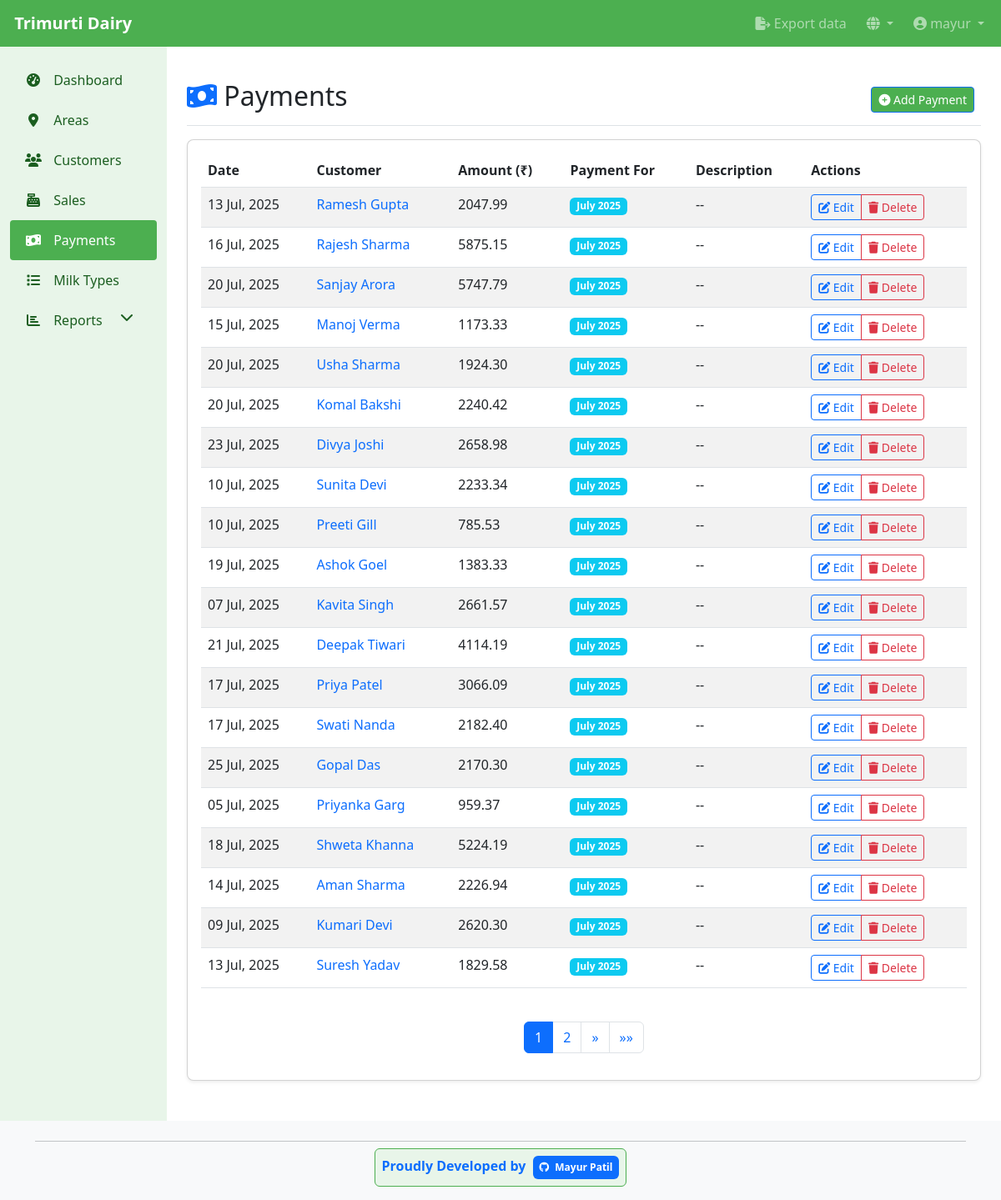
Page /en/dairy/payments/ (signed in) on the committed database.
### dairy_app/models.py (models this page shows, shortened)
class Payment(models.Model):
    user = models.ForeignKey(User, on_delete=models.CASCADE, related_name='payments')
    customer = models.ForeignKey(Customer, on_delete=models.CASCADE, related_name='payments')
    date = models.DateField(default=timezone.now)
    amount = models.DecimalField(max_digits=10, decimal_places=2)
    description = models.CharField(max_length=255, blank=True, null=True)
    payment_for_month = models.IntegerField(null=True, blank=True,
                                           help_text=_('Month number (1-12) this payment is for'))
    payment_for_year = models.IntegerField(null=True, blank=True,
                                          help_text=_('Year this payment is for'))
    created_at = models.DateTimeField(auto_now_add=True)
    updated_at = models.DateTimeField(auto_now=True)
    class Meta:
        ordering = ['-date']

class Customer(models.Model):
    user = models.ForeignKey(User, on_delete=models.CASCADE, related_name='customers')
    name = models.CharField(max_length=200)
    address = models.TextField(blank=True, null=True)
    phone = models.CharField(max_length=20, blank=True, null=True)
    milk_types = models.ManyToManyField(MilkType, related_name='customers')
    area = models.ForeignKey(Area, on_delete=models.SET_NULL, null=True, blank=True, related_name='customers')
    date_joined = models.DateTimeField(auto_now_add=True)
    class Meta:
        ordering = ['name']

### dairy_app/views.py (the view)
# urls.py: path('payments/', views.PaymentListView.as_view(), name='payment_list'),
class PaymentListView(LoginRequiredMixin, ListView):
    model = Payment
    template_name = 'dairy_app/payment_list.html'
    context_object_name = 'payments'
    paginate_by = 20
    def get_queryset(self):
        return Payment.objects.all().order_by('-created_at')

### dairy_app/templatetags/dict_filters.py (called while the page is built)
@register.filter(name='month_name')
def get_month_name(month_number):
    from calendar import month_name
    try:
        month = int(month_number)
        if 1 <= month <= 12:
            return month_name[month]
        return ""
    except (ValueError, TypeError):
        return ""

### dairy_app/templates/dairy_app/payment_list.html (shortened to what this page needs)
{% extends 'base.html' %}
{% load i18n %}
{% load dict_filters %}
{% block content %}
<div class="d-flex justify-content-between flex-wrap flex-md-nowrap align-items-center pt-3 pb-2 mb-3 border-bottom">
    <h1 class="h2"><i class="fas fa-money-bill-wave text-primary"></i> {% trans "Payments" %}</h1>
    <div class="btn-toolbar mb-2 mb-md-0">
        <div class="btn-group me-2">
            <a href="{% url 'payment_add' %}" class="btn btn-sm btn-primary">
                <i class="fas fa-plus-circle"></i> {% trans "Add Payment" %}
            </a>
        </div>
    </div>
</div>
<div class="card">
    <div class="card-body">
        {% if payments %}
        <div class="table-responsive">
            <table class="table table-striped table-hover">
                <thead>
                    <tr>
                        <th>{% trans "Date" %}</th>
                        <th>{% trans "Customer" %}</th>
                        <th>{% trans "Amount" %} (₹)</th>
                        <th>{% trans "Payment For" %}</th>
                        <th>{% trans "Description" %}</th>
                        <th>{% trans "Actions" %}</th>
                    </tr>
                </thead>
                <tbody>
                    {% for payment in payments %}
                    <tr>
                        <td>{{ payment.date|date:"d M, Y" }}</td>
                        <td>
                            <a href="{% url 'customer_detail' payment.customer.id %}" class="text-decoration-none">
                                {{ payment.customer.name }}
                            </a>
                        </td>
                        <td>{{ payment.amount|floatformat:2 }}</td>
                        <td>
                            {% if payment.payment_for_month and payment.payment_for_year %}
                                <span class="badge bg-info">
                                    {% with month_name=payment.payment_for_month|month_name %}
                                    {{ month_name }} {{ payment.payment_for_year }}
                                    {% endwith %}
                                </span>
                            {% else %}
                                <span class="badge bg-secondary">{% trans "Not specified" %}</span>
                            {% endif %}
                        </td>
                        <td>{{ payment.description|default:"--"|truncatechars:50 }}</td>
                        <td>
                            <div class="btn-group btn-group-sm">
                                <a href="{% url 'payment_edit' payment.id %}" class="btn btn-outline-primary">
                                    <i class="fas fa-edit"></i> {% trans "Edit" %}
                                </a>
                                <a href="{% url 'payment_delete' payment.id %}" class="btn btn-outline-danger">
                                    <i class="fas fa-trash"></i> {% trans "Delete" %}
                                </a>
                            </div>
                        </td>
                    </tr>
                    {% endfor %}
                </tbody>
            </table>
        </div>
        {% if is_paginated %}
        <nav aria-label="Page navigation" class="mt-4">
            <ul class="pagination justify-content-center">
                {% for num in page_obj.paginator.page_range %}
                    {% if page_obj.number == num %}
                    <li class="page-item active">
                        <span class="page-link">{{ num }} <span class="sr-only">({% trans "current" %})</span></span>
                    </li>
                    {% elif num > page_obj.number|add:'-3' and num < page_obj.number|add:'3' %}
                    <li class="page-item"><a class="page-link" href="?page={{ num }}">{{ num }}</a></li>
                    {% endif %}
                {% endfor %}
                {% if page_obj.has_next %}
                <li class="page-item">
                    <a class="page-link" href="?page={{ page_obj.next_page_number }}" aria-label="Next">
                        <span aria-hidden="true">&raquo;</span>
                    </a>
                </li>
                <li class="page-item">
                    <a class="page-link" href="?page={{ page_obj.paginator.num_pages }}" aria-label="Last">
                        <span aria-hidden="true">&raquo;&raquo;</span>
                    </a>
                </li>
                {% endif %}
            </ul>
        </nav>
        {% endif %}
        {% endif %}
    </div>
</div>
{% endblock %}

### templates/base.html (shortened to what this page needs)
<!DOCTYPE html>
<html lang="{% if LANGUAGE_CODE %}{{ LANGUAGE_CODE }}{% else %}en{% endif %}">
<head>
    {% load i18n %}
    <link href="https://cdn.jsdelivr.net/npm/bootstrap@5.3.0/dist/css/bootstrap.min.css" rel="stylesheet">
    <link href="https://cdnjs.cloudflare.com/ajax/libs/font-awesome/6.4.0/css/all.min.css" rel="stylesheet">
</head>
<body>
    <nav class="navbar navbar-expand-lg navbar-dark fixed-top">
        <div class="container-fluid">
            <a class="navbar-brand" href="{% url 'dashboard' %}">
                 {% trans "Trimurti Dairy" %}
            </a>
            <div class="collapse navbar-collapse" id="navbarNav">
                <ul class="navbar-nav">
                    {% if user.is_authenticated %}
                    <li class="nav-item me-2">
                        <a class="nav-link {% if request.resolver_match.url_name == 'customer_export' %}active{% endif %}" href="{% url 'customer_export' %}">
                            <i class="fas fa-file-export"></i> {% trans "Export data" %}
                        </a>
                    </li>
                    <li class="nav-item dropdown me-2">
                        <a class="nav-link dropdown-toggle" href="#" id="languageDropdown" role="button" data-bs-toggle="dropdown" aria-expanded="false">
                            <i class="fas fa-globe"></i>
                        </a>
                            {% load i18n %}
                            {% get_current_language as LANGUAGE_CODE %}
                            {% get_available_languages as LANGUAGES %}
                            {% get_language_info_list for LANGUAGES as languages %}
                    </li>
                    <li class="nav-item dropdown">
                        <a class="nav-link dropdown-toggle" href="#" id="navbarDropdown" role="button" data-bs-toggle="dropdown" aria-expanded="false">
                            <i class="fas fa-user-circle"></i> {{ user.username }}
                        </a>
                    </li>
                    {% else %}
                    <li class="nav-item">
                        <a class="nav-link" href="{% url 'login' %}">{% trans "Login" %}</a>
                    </li>
                    {% endif %}
                </ul>
            </div>
        </div>
    </nav>
    <div class="container-fluid">
        <div class="row">
            {% if user.is_authenticated %}
            <div class="col-md-3 col-lg-2 d-md-block sidebar collapse">
                <div class="position-sticky pt-3">
                    <ul class="nav flex-column">
                        <li class="nav-item">
                            <a class="nav-link {% if request.resolver_match.url_name == 'dashboard' %}active{% endif %}" href="{% url 'dashboard' %}">
                                <i class="fas fa-tachometer-alt"></i> {% trans "Dashboard" %}
                            </a>
                        </li>
                        <li class="nav-item">
                            <a class="nav-link {% if 'area' in request.resolver_match.url_name %}active{% endif %}" href="{% url 'area_list' %}">
                                <i class="fas fa-map-marker-alt"></i> {% trans "Areas" %}
                            </a>
                        </li>
                        <li class="nav-item">
                            <a class="nav-link {% if 'customer' in request.resolver_match.url_name %}active{% endif %}" href="{% url 'customer_list' %}">
                                <i class="fas fa-users"></i> {% trans "Customers" %}
                            </a>
                        </li>
                        <li class="nav-item">
                            <a class="nav-link {% if 'sale' in request.resolver_match.url_name %}active{% endif %}" href="{% url 'sale_list' %}">
                                <i class="fas fa-cash-register fa-fw"></i> {% trans "Sales" %}
                            </a>
                        </li>
                        <li class="nav-item">
                            <a class="nav-link {% if 'payment' in request.resolver_match.url_name %}active{% endif %}" href="{% url 'payment_list' %}">
                                <i class="fas fa-money-bill-wave fa-fw"></i> {% trans "Payments" %}
                            </a>
                        </li>
                        <li class="nav-item">
                            <a class="nav-link {% if 'milk_type' in request.resolver_match.url_name %}active{% endif %}" href="{% url 'milk_type_list' %}">
                                <i class="fas fa-list"></i> {% trans "Milk Types" %}
                            </a>
                        </li>
                        <li class="nav-item">
                            <a class="nav-link" href="#" data-bs-toggle="collapse" data-bs-target="#reportsCollapse" aria-expanded="false">
                                <i class="fas fa-chart-bar"></i> {% trans "Reports" %} <i class="fas fa-chevron-down float-end"></i>
                            </a>
                        </li>
                    </ul>
                </div>
            </div>
            {% endif %}
            <main class="{% if user.is_authenticated %}col-md-9 ms-sm-auto col-lg-10 px-md-4{% else %}col-12{% endif %} main-content">
                {% block content %}{% endblock %}
            </main>
        </div>
    </div>
    <footer class="footer mt-auto py-3 bg-light">
        <div class="container">
            <div class="row">
                <div class="col-12 text-center">
                    <hr class="my-2">
                    <div class="developer-credit p-2 d-inline-block rounded" style="background-color: var(--light-color); border: 1px solid var(--primary-color);">
                        <strong class="text-primary">{% trans "Proudly Developed by" %}</strong>
                        <a href="https://github.com/mayur5204" target="_blank" class="text-decoration-none ms-1">
                            <span class="badge bg-primary p-2">
                                <i class="fab fa-github me-1"></i> Mayur Patil
                            </span>
                        </a>
                    </div>
                </div>
            </div>
        </div>
    </footer>
</body>
</html>

### templates/base.html (style rules this page uses)
:root { --primary-color: #4CAF50; --accent-color: #FFC107; --light-color: #E8F5E9; --dark-color: #1B5E20; }
body { padding-top: 56px; min-height: 100vh; display: flex; flex-direction: column; padding-bottom: 60px; }
.navbar { background-color: var(--primary-color); }
.navbar-brand { font-weight: bold; }
.sidebar { background-color: var(--light-color); min-height: calc(100vh - 56px); }
.sidebar .nav-link { color: var(--dark-color); padding: 0.75rem 1rem; border-radius: 0.25rem; }
.sidebar .nav-link.active { background-color: var(--primary-color); color: white; }
.sidebar .nav-link i { margin-right: 0.5rem; width: 24px; text-align: center; }
.card { margin-bottom: 1.5rem; border-radius: 0.5rem; box-shadow: 0 0.125rem 0.25rem rgba(0, 0, 0, 0.075); }
.btn-primary { background-color: var(--primary-color); border-color: var (--primary-color); }
.main-content { flex: 1; padding: 1.5rem; }
footer { background-color: var(--light-color); padding: 1rem 0; margin-top: auto; }
@media (min-width: 992px) { body { padding-bottom: 0; } }

### rows in the picture
Payment: date "13 Jul, 2025", customer.name "Ramesh Gupta", amount "2047.99", payment "July", payment_for_year "2025", description "--"
Payment: date "16 Jul, 2025", customer.name "Rajesh Sharma", amount "5875.15", payment "July", payment_for_year "2025", description "--"
Payment: date "20 Jul, 2025", customer.name "Sanjay Arora", amount "5747.79", payment "July", payment_for_year "2025", description "--"
Payment: date "15 Jul, 2025", customer.name "Manoj Verma", amount "1173.33", payment "July", payment_for_year "2025", description "--"
Payment: date "20 Jul, 2025", customer.name "Usha Sharma", amount "1924.30", payment "July", payment_for_year "2025", description "--"
Payment: date "20 Jul, 2025", customer.name "Komal Bakshi", amount "2240.42", payment "July", payment_for_year "2025", description "--"
Payment: date "23 Jul, 2025", customer.name "Divya Joshi", amount "2658.98", payment "July", payment_for_year "2025", description "--"
Payment: date "10 Jul, 2025", customer.name "Sunita Devi", amount "2233.34", payment "July", payment_for_year "2025", description "--"
Payment: date "10 Jul, 2025", customer.name "Preeti Gill", amount "785.53", payment "July", payment_for_year "2025", description "--"
Payment: date "19 Jul, 2025", customer.name "Ashok Goel", amount "1383.33", payment "July", payment_for_year "2025", description "--"
Payment: date "07 Jul, 2025", customer.name "Kavita Singh", amount "2661.57", payment "July", payment_for_year "2025", description "--"
Payment: date "21 Jul, 2025", customer.name "Deepak Tiwari", amount "4114.19", payment "July", payment_for_year "2025", description "--"
Payment: date "17 Jul, 2025", customer.name "Priya Patel", amount "3066.09", payment "July", payment_for_year "2025", description "--"
Payment: date "17 Jul, 2025", customer.name "Swati Nanda", amount "2182.40", payment "July", payment_for_year "2025", description "--"
Payment: date "25 Jul, 2025", customer.name "Gopal Das", amount "2170.30", payment "July", payment_for_year "2025", description "--"
Payment: date "05 Jul, 2025", customer.name "Priyanka Garg", amount "959.37", payment "July", payment_for_year "2025", description "--"
Payment: date "18 Jul, 2025", customer.name "Shweta Khanna", amount "5224.19", payment "July", payment_for_year "2025", description "--"
Payment: date "14 Jul, 2025", customer.name "Aman Sharma", amount "2226.94", payment "July", payment_for_year "2025", description "--"
Payment: date "09 Jul, 2025", customer.name "Kumari Devi", amount "2620.30", payment "July", payment_for_year "2025", description "--"
Payment: date "13 Jul, 2025", customer.name "Suresh Yadav", amount "1829.58", payment "July", payment_for_year "2025", description "--"

### other values in the picture
{{ user.username }} "mayur"
{{ num }} "1"
{{ num }} "2"
